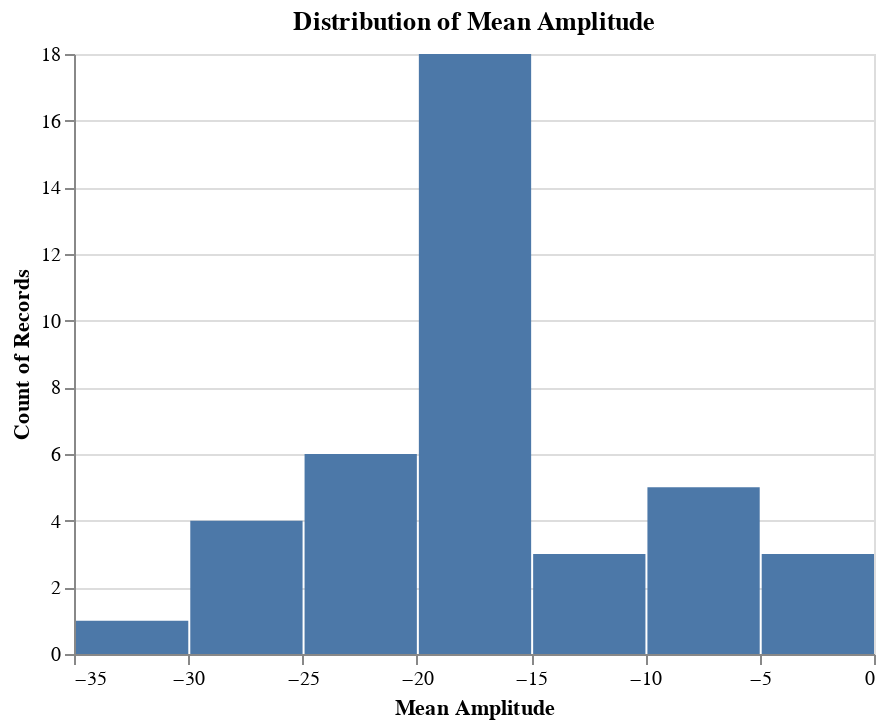

The cell this chart's notebook holds for it:
### Markdown cell above
### Difference data visualization:

### Code cell
# histogram of diff MNA values:
ah.histogram(diffdf, 'Mean Amplitude', output_directory)

### Figure 1 — Vega-Lite specification as saved in the notebook (floating-point values rounded to 4 significant figures)
{"config": {"view": {"continuousWidth": 400, "continuousHeight": 300}}, "data": {"name": "data-cada878c65bc5ab23591eb8da5001f2e"}, "mark": "bar", "encoding": {"x": {"type": "quantitative", "bin": true, "field": "Mean Amplitude", "title": "Mean Amplitude"}, "y": {"type": "quantitative", "aggregate": "count"}}, "title": "Distribution of Mean Amplitude", "$schema": "https://vega.github.io/schema/vega-lite/v4.8.1.json", "datasets": {"data-cada878c65bc5ab23591eb8da5001f2e": [{"ID": "942", "Group": "CI", "Mean Amplitude": -19.68, "Bilingual": "no", "Age (months)": 56, "Time in Sound (months)": 43, "Age of Activation (months)": 13.0, "Region": "Frontal", "Mean Amplitude Difference": -4.068}, {"ID": "959", "Group": "CI", "Mean Amplitude": -15.05, "Bilingual": "no", "Age (months)": 57, "Time in Sound (months)": 17, "Age of Activation (months)": 40.0, "Region": "Frontal", "Mean Amplitude Difference": -6.121}, {"ID": "925", "Group": "CI", "Mean Amplitude": -15.04, "Bilingual": "yes", "Age (months)": 58, "Time in Sound (months)": 52, "Age of Activation (months)": 6.0, "Region": "Frontal", "Mean Amplitude Difference": -2.451}, {"ID": "956", "Group": "CI", "Mean Amplitude": -20.8, "Bilingual": "yes", "Age (months)": 58, "Time in Sound (months)": 5, "Age of Activation (months)": 53.0, "Region": "Frontal", "Mean Amplitude Difference": -13.43}, {"ID": "955", "Group": "CI", "Mean Amplitude": -2.808, "Bilingual": "yes", "Age (months)": 61, "Time in Sound (months)": 49, "Age of Activation (months)": 12.0, "Region": "Frontal", "Mean Amplitude Difference": 0.009}, {"ID": "904", "Group": "CI", "Mean Amplitude": -20.64, "Bilingual": "yes", "Age (months)": 67, "Time in Sound (months)": 54, "Age of Activation (months)": 13.0, "Region": "Frontal", "Mean Amplitude Difference": -0.795}, {"ID": "911", "Group": "CI", "Mean Amplitude": -17.36, "Bilingual": "no", "Age (months)": 67, "Time in Sound (months)": 54, "Age of Activation (months)": 13.0, "Region": "Frontal", "Mean Amplitude Difference": -1.122}, {"ID": "919", "Group": "CI", "Mean Amplitude": -15.46, "Bilingual": "no", "Age (months)": 74, "Time in Sound (months)": 67, "Age of Activation (months)": 7.0, "Region": "Frontal", "Mean Amplitude Difference": -1.454}, {"ID": "945", "Group": "CI", "Mean Amplitude": -16.92, "Bilingual": "no", "Age (months)": 77, "Time in Sound (months)": 56, "Age of Activation (months)": 21.0, "Region": "Frontal", "Mean Amplitude Difference": -8.067}, {"ID": "961", "Group": "CI", "Mean Amplitude": -19.6, "Bilingual": "no", "Age (months)": 77, "Time in Sound (months)": 63, "Age of Activation (months)": 14.0, "Region": "Frontal", "Mean Amplitude Difference": -15.95}, {"ID": "903", "Group": "CI", "Mean Amplitude": -24.76, "Bilingual": "no", "Age (months)": 82, "Time in Sound (months)": 72, "Age of Activation (months)": 10.0, "Region": "Frontal", "Mean Amplitude Difference": -4.641}, {"ID": "921", "Group": "CI", "Mean Amplitude": -33.19, "Bilingual": "yes", "Age (months)": 82, "Time in Sound (months)": 46, "Age of Activation (months)": 36.0, "Region": "Frontal", "Mean Amplitude Difference": 4.483}, {"ID": "936", "Group": "CI", "Mean Amplitude": -6.697, "Bilingual": "yes", "Age (months)": 86, "Time in Sound (months)": 71, "Age of Activation (months)": 15.0, "Region": "Frontal", "Mean Amplitude Difference": -9.298}, {"ID": "901", "Group": "CI", "Mean Amplitude": -3.359, "Bilingual": "yes", "Age (months)": 86, "Time in Sound (months)": 68, "Age of Activation (months)": 18.0, "Region": "Frontal", "Mean Amplitude Difference": 24.66}, {"ID": "923", "Group": "CI", "Mean Amplitude": -22.51, "Bilingual": "yes", "Age (months)": 87, "Time in Sound (months)": 56, "Age of Activation (months)": 31.0, "Region": "Frontal", "Mean Amplitude Difference": -14.4}, {"ID": "924", "Group": "CI", "Mean Amplitude": -18.95, "Bilingual": "yes", "Age (months)": 87, "Time in Sound (months)": 74, "Age of Activation (months)": 13.0, "Region": "Frontal", "Mean Amplitude Difference": -11.57}, {"ID": "934", "Group": "CI", "Mean Amplitude": -14.02, "Bilingual": "yes", "Age (months)": 89, "Time in Sound (months)": 80, "Age of Activation (months)": 9.0, "Region": "Frontal", "Mean Amplitude Difference": -7.093}, {"ID": "951", "Group": "CI", "Mean Amplitude": -19.7, "Bilingual": "no", "Age (months)": 89, "Time in Sound (months)": 49, "Age of Activation (months)": 40.0, "Region": "Frontal", "Mean Amplitude Difference": 0.316}, {"ID": "913", "Group": "CI", "Mean Amplitude": -15.58, "Bilingual": "yes", "Age (months)": 100, "Time in Sound (months)": 86, "Age of Activation (months)": 14.0, "Region": "Frontal", "Mean Amplitude Difference": -0.756}, {"ID": "941", "Group": "CI", "Mean Amplitude": -19.01, "Bilingual": "no", "Age (months)": 106, "Time in Sound (months)": 35, "Age of Activation (months)": 71.0, "Region": "Frontal", "Mean Amplitude Difference": 2.484}, {"ID": "947", "Group": "CI", "Mean Amplitude": -19.22, "Bilingual": "no", "Age (months)": 106, "Time in Sound (months)": 27, "Age of Activation (months)": 79.0, "Region": "Frontal", "Mean Amplitude Difference": -13.06}, {"ID": "935", "Group": "CI", "Mean Amplitude": -16.62, "Bilingual": "yes", "Age (months)": 122, "Time in Sound (months)": 80, "Age of Activation (months)": 42.0, "Region": "Frontal", "Mean Amplitude Difference": -3.303}, {"ID": "937", "Group": "CI", "Mean Amplitude": -27.73, "Bilingual": "no", "Age (months)": 122, "Time in Sound (months)": 55, "Age of Activation (months)": 67.0, "Region": "Frontal", "Mean Amplitude Difference": -13.22}, {"ID": "857", "Group": "HG", "Mean Amplitude": -8.053, "Bilingual": "no", "Age (months)": 33, "Time in Sound (months)": 33, "Age of Activation (months)": null, "Region": "Frontal", "Mean Amplitude Difference": 5.293}, {"ID": "847", "Group": "HG", "Mean Amplitude": -2.966, "Bilingual": "no", "Age (months)": 43, "Time in Sound (months)": 43, "Age of Activation (months)": null, "Region": "Frontal", "Mean Amplitude Difference": 0.175}, {"ID": "858", "Group": "HG", "Mean Amplitude": -18.59, "Bilingual": "no", "Age (months)": 51, "Time in Sound (months)": 51, "Age of Activation (months)": null, "Region": "Frontal", "Mean Amplitude Difference": -12.21}, {"ID": "859", "Group": "HG", "Mean Amplitude": -7.7, "Bilingual": "no", "Age (months)": 52, "Time in Sound (months)": 52, "Age of Activation (months)": null, "Region": "Frontal", "Mean Amplitude Difference": -0.46}, {"ID": "841", "Group": "HG", "Mean Amplitude": -28.02, "Bilingual": "no", "Age (months)": 56, "Time in Sound (months)": 56, "Age of Activation (months)": null, "Region": "Frontal", "Mean Amplitude Difference": -9.465}, {"ID": "836", "Group": "HG", "Mean Amplitude": -8.181, "Bilingual": "no", "Age (months)": 59, "Time in Sound (months)": 59, "Age of Activation (months)": null, "Region": "Frontal", "Mean Amplitude Difference": 8.188}, {"ID": "846", "Group": "HG", "Mean Amplitude": -27.16, "Bilingual": "yes", "Age (months)": 68, "Time in Sound (months)": 68, "Age of Activation (months)": null, "Region": "Frontal", "Mean Amplitude Difference": -7.165}, {"ID": "N4C01", "Group": "HG", "Mean Amplitude": -17.46, "Bilingual": "no", "Age (months)": 61, "Time in Sound (months)": 61, "Age of Activation (months)": null, "Region": "Frontal", "Mean Amplitude Difference": -13.45}, {"ID": "842", "Group": "HG", "Mean Amplitude": -18.28, "Bilingual": "yes", "Age (months)": 67, "Time in Sound (months)": 67, "Age of Activation (months)": null, "Region": "Frontal", "Mean Amplitude Difference": -3.214}, {"ID": "848", "Group": "HG", "Mean Amplitude": -15.1, "Bilingual": "no", "Age (months)": 74, "Time in Sound (months)": 74, "Age of Activation (months)": null, "Region": "Frontal", "Mean Amplitude Difference": -1.423}, {"ID": "N4C10", "Group": "HG", "Mean Amplitude": -9.489, "Bilingual": "yes", "Age (months)": 82, "Time in Sound (months)": 82, "Age of Activation (months)": null, "Region": "Frontal", "Mean Amplitude Difference": -3.473}, {"ID": "N4C13", "Group": "HG", "Mean Amplitude": -25.55, "Bilingual": "yes", "Age (months)": 85, "Time in Sound (months)": 85, "Age of Activation (months)": null, "Region": "Frontal", "Mean Amplitude Difference": 2.461}, {"ID": "809", "Group": "HG", "Mean Amplitude": -13.55, "Bilingual": "no", "Age (months)": 99, "Time in Sound (months)": 99, "Age of Activation (months)": null, "Region": "Frontal", "Mean Amplitude Difference": 4.761}, {"ID": "N4C09", "Group": "HG", "Mean Amplitude": -11.51, "Bilingual": "yes", "Age (months)": 99, "Time in Sound (months)": 99, "Age of Activation (months)": null, "Region": "Frontal", "Mean Amplitude Difference": 3.015}, {"ID": "850", "Group": "HG", "Mean Amplitude": -22.29, "Bilingual": "no", "Age (months)": 124, "Time in Sound (months)": 124, "Age of Activation (months)": null, "Region": "Frontal", "Mean Amplitude Difference": -7.178}, {"ID": "801", "Group": "HG", "Mean Amplitude": -24.32, "Bilingual": "yes", "Age (months)": 127, "Time in Sound (months)": 127, "Age of Activation (months)": null, "Region": "Frontal", "Mean Amplitude Difference": -11.01}, {"ID": "803", "Group": "HG", "Mean Amplitude": -15.16, "Bilingual": "no", "Age (months)": 128, "Time in Sound (months)": 128, "Age of Activation (months)": null, "Region": "Frontal", "Mean Amplitude Difference": -3.417}]}}
